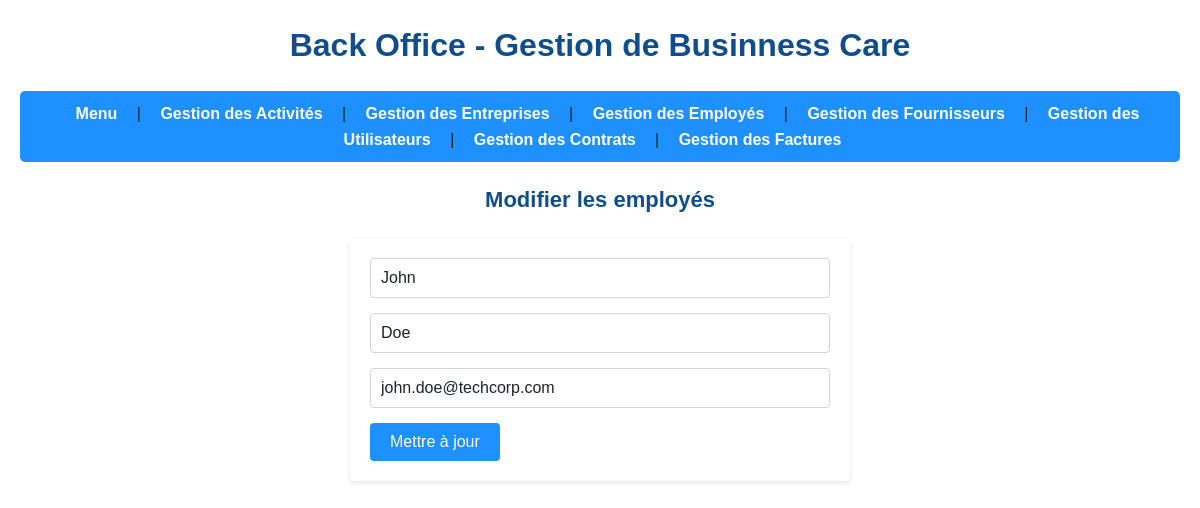
The page /back_office/pages/employees/edit.php?id=1 on the database its author committed.
### tables this page shows
CREATE TABLE `employees` (
  `id` int(11) NOT NULL,
  `first_name` varchar(50) NOT NULL COMMENT 'Prénom du salarié',
  `last_name` varchar(50) NOT NULL COMMENT 'Nom du salarié',
  `email` varchar(100) NOT NULL COMMENT 'Email du salarié',
  `company_id` int(11) NOT NULL COMMENT 'Référence à la société cliente',
  `archived` tinyint(1) DEFAULT '0'
);

### back_office/pages/employees/edit.php (the view, shortened to what this page needs)
<!DOCTYPE html>
<html lang="fr">
<head>
    <link rel="stylesheet" href="../../assets/style.css">
</head>
<body></body>
</html>
<?php
require_once '../../composants/nav.php';
require_once '../../config/database.php';
$id = $_GET['id'];
$stmt = $pdo->prepare("SELECT * FROM employees WHERE id = ?");
$stmt->execute([$id]);
$employe = $stmt->fetch(PDO::FETCH_ASSOC);
?>
<h2>Modifier les employés</h2>
<form method="POST">
    <input type="text" name="first_name" value="<?php echo htmlspecialchars($employe['first_name']); ?>" required><br>
    <input type="text" name="last_name" value="<?php echo htmlspecialchars($employe['last_name']); ?>" required><br>
    <input type="text" name="email" value="<?php echo htmlspecialchars($employe['email']); ?>" required><br>
    <button type="submit">Mettre à jour</button>
</form>

### back_office/assets/style.css (style rules this page uses)
* { margin: 0; padding: 0; box-sizing: border-box; font-family: Arial, sans-serif; }
:root { --bleu-principal: #1E90FF; --bleu-fonce: #104E8B; --noir: #1C2526; --gris: #D3D3D3; --blanc: #FFFFFF; --gris-fonce: #808080; }
body { background-color: var(--blanc); color: var(--noir); line-height: 1.6; padding: 20px; }
h1, h2 { color: var(--bleu-fonce); margin-bottom: 20px; }
h2 { font-size: 22px; text-align: center; }
form { background-color: var(--blanc); padding: 20px; border-radius: 5px; box-shadow: 0 2px 5px rgba(0, 0, 0, 0.1); max-width: 500px; margin: 0 auto; }
input[type="text"], input[type="email"], input[type="date"], textarea { width: 100%; padding: 10px; margin-bottom: 15px; border: 1px solid var(--gris); border-radius: 4px; font-size: 1em; color: var(--noir); }
button, input[type="submit"] { background-color: var(--bleu-principal); color: var(--blanc); padding: 10px 20px; border: none; border-radius: 4px; cursor: pointer; font-size: 1em; transition: background-color 0.3s ease; }

### rows shown on the page
employees: first_name "John", last_name "Doe", email "john.doe@techcorp.com"
